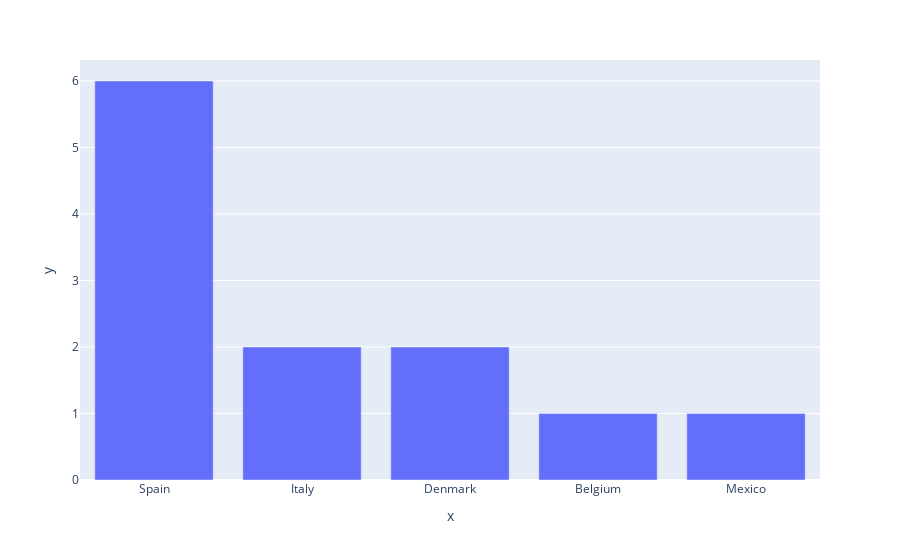

Source (notebook cell):
### Markdown cell above
As you can see in the following graph and map, Playtomic is mainly present in Spain but it has also presence in other 4 countries: Italy, Denmark, Belgium and Mexico.

### Code cell
fig = px.bar(clubs, x=clubs.country.value_counts().index, y=clubs.country.value_counts().values)
fig.show()

### Figure 1 — Plotly figure (JSON) as saved in the notebook; plotly's stock layout.template omitted (floating-point values rounded to 4 significant figures)
{"data": [{"alignmentgroup": "True", "hovertemplate": "x=%{x}<br>y=%{y}<extra></extra>", "legendgroup": "", "marker": {"color": "#636efa", "pattern": {"shape": ""}}, "name": "", "offsetgroup": "", "orientation": "v", "showlegend": false, "textposition": "auto", "type": "bar", "x": ["Spain", "Italy", "Denmark", "Belgium", "Mexico"], "xaxis": "x", "y": [6, 2, 2, 1, 1], "yaxis": "y"}], "layout": {"barmode": "relative", "legend": {"tracegroupgap": 0}, "margin": {"t": 60}, "xaxis": {"anchor": "y", "domain": [0, 1], "title": {"text": "x"}}, "yaxis": {"anchor": "x", "domain": [0, 1], "title": {"text": "y"}}}}
